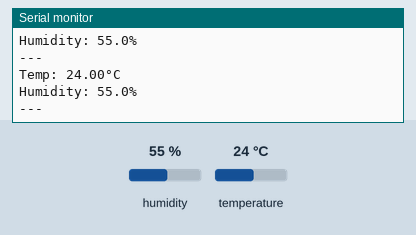
This sketch was run on a simulated ESP32. Parts: the last lines printed to the serial monitor. The inputs (shaded band) are chosen by the test bench; at power-on: humidity 55 %, temperature 24 °C.

Above: at 2.8 s.
2.9 s: humidity set to 22 %
At 5.2 s:
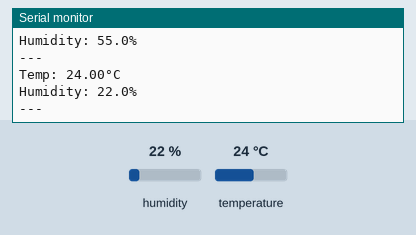
5.6 s: temperature set to 12 °C
At 7.2 s:
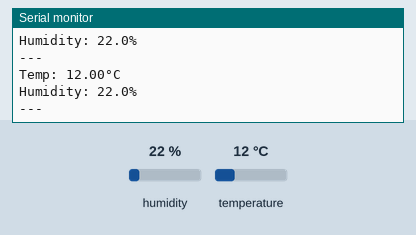
8.3 s: humidity set to 40 %
At 11.0 s:
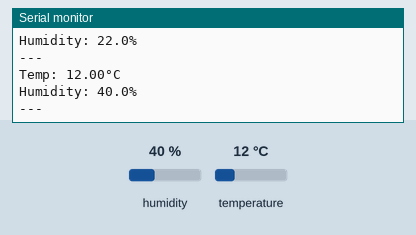
Timing chart, 0 to 12.5 s (numbered marks = the images above; inputs shaded):
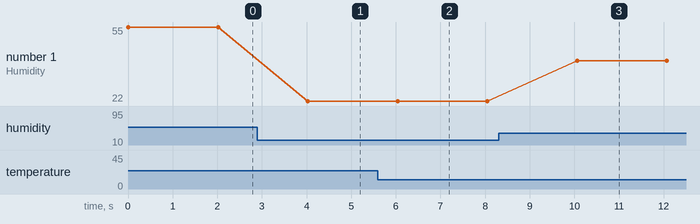

Measured:
- after the input at 2.9 s, the serial monitor: prints a new line after 1.1 s (image 1)
- after the input at 5.6 s, the serial monitor: prints a new line after 0.44 s (image 2)
- after the input at 8.3 s, the serial monitor: prints a new line after 1.8 s (image 3)
- plotted number 1: 55 → 22 after the input at 2.9 s, 22 → 40 after the input at 8.3 s

The sketch:

dht22_kodlar.ino
```cpp
#include "DHTesp.h"

const int DHT_PIN = 32;

DHTesp dhtSensor;

void setup() {
  Serial.begin(115200);
  dhtSensor.setup(DHT_PIN, DHTesp::DHT22);
}

void loop() {
  TempAndHumidity  data = dhtSensor.getTempAndHumidity();
  Serial.println("Temp: " + String(data.temperature, 2) + "°C");
  Serial.println("Humidity: " + String(data.humidity, 1) + "%");
  Serial.println("---");
  delay(2000); // Wait for a new reading from the sensor (DHT22 has ~0.5Hz sample rate)
}
```
